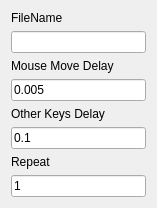
<?xml version="1.0" encoding="UTF-8"?>
<ui version="4.0">
 <class>Frame</class>
 <widget class="QFrame" name="Frame">
  <property name="geometry">
   <rect>
    <x>0</x>
    <y>0</y>
    <width>157</width>
    <height>198</height>
   </rect>
  </property>
  <property name="windowTitle">
   <string>Frame</string>
  </property>
  <layout class="QVBoxLayout" name="verticalLayout">
   <item>
    <widget class="QLabel" name="label">
     <property name="text">
      <string>FileName</string>
     </property>
    </widget>
   </item>
   <item>
    <widget class="QLineEdit" name="lineEdit_save"/>
   </item>
   <item>
    <widget class="QLabel" name="label_2">
     <property name="text">
      <string>Mouse Move Delay</string>
     </property>
    </widget>
   </item>
   <item>
    <widget class="QLineEdit" name="lineEdit_mouse_move_delay">
     <property name="text">
      <string>0.005</string>
     </property>
    </widget>
   </item>
   <item>
    <widget class="QLabel" name="label_3">
     <property name="text">
      <string>Other Keys Delay</string>
     </property>
    </widget>
   </item>
   <item>
    <widget class="QLineEdit" name="lineEdit_other_keys_delay">
     <property name="text">
      <string>0.1</string>
     </property>
    </widget>
   </item>
   <item>
    <widget class="QLabel" name="label_4">
     <property name="text">
      <string>Repeat</string>
     </property>
    </widget>
   </item>
   <item>
    <widget class="QLineEdit" name="lineEdit_repeat">
     <property name="text">
      <string>1</string>
     </property>
    </widget>
   </item>
   <item>
    <spacer name="verticalSpacer">
     <property name="orientation">
      <enum>Qt::Vertical</enum>
     </property>
     <property name="sizeHint" stdset="0">
      <size>
       <width>20</width>
       <height>40</height>
      </size>
     </property>
    </spacer>
   </item>
  </layout>
 </widget>
 <resources/>
 <connections/>
</ui>
